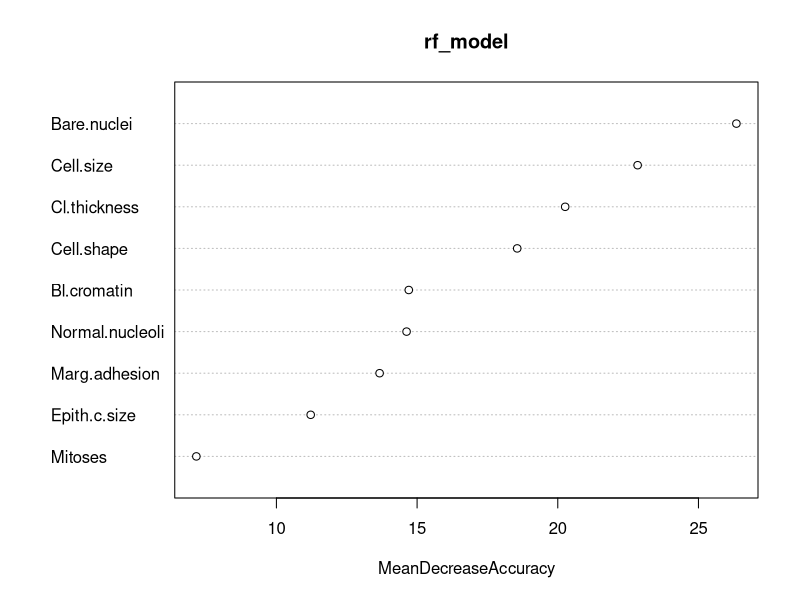
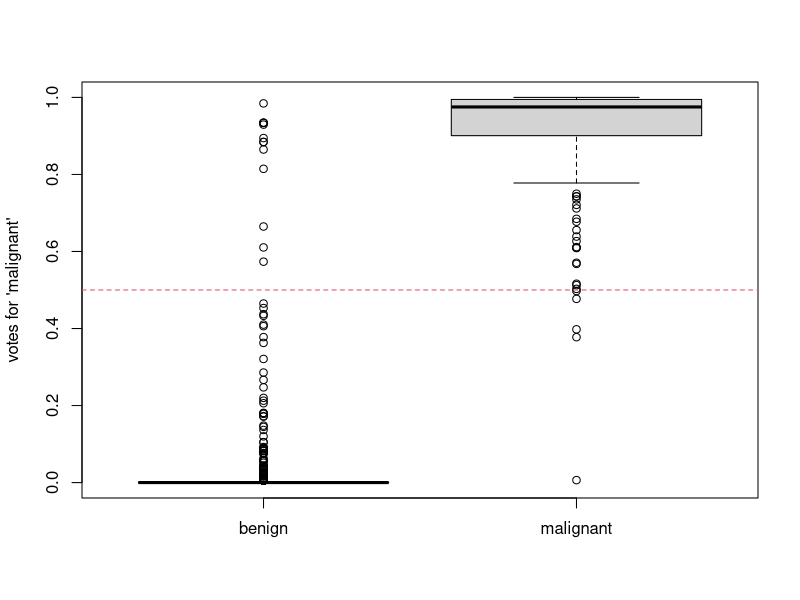

The R script that drew these images, in order:
## ---- chunk 1
data(iris)
str(iris)
## ---- chunk 2
require(mlbench)
data(BreastCancer)
str(BreastCancer)
## ---- chunk 3
library(randomForest)
## ---- chunk 4
set.seed(3)

rf_model = randomForest(Species ~ ., data = iris, ntree=30)
print(rf_model)
## ---- chunk 5
getTree(rf_model, 3, labelVar=TRUE)
## ---- chunk 6
rf2 = randomForest(Species ~ ., data = iris, ntree=30, nodesize=20, maxnodes=5)
print(rf2)
getTree(rf2, 3, labelVar=TRUE)
## ---- chunk 7
rf3 = randomForest(Species ~ ., data = iris, ntree=30, mtry=4)
print(rf3)
## ---- chunk 8
for (ns in c(5,25)) {
  for (mn in c(5,15)) {
  for (mt in c(2,4)) {
  rf1 <- randomForest(Species ~ ., data = iris, nodesize=ns, maxnodes=mn, mtry=mt, ntree=30)
  cat(sprintf("nodesize=%02d maxnodes=%02d mtry=%s OOB-error=%0.4f\n", ns, mn,mt, rf1$err.rate[30,"OOB"]))
  }
  }
}
## ---- chunk 9
set.seed(83)

BC.data <- subset(BreastCancer[,-1],!is.na(Bare.nuclei))

rf_model = randomForest(Class ~ ., data = BC.data,importance=TRUE)
print(rf_model)
## ---- chunk 10
importance(rf_model)
## ---- chunk 11
varImpPlot(rf_model,type=1)
## ---- chunk 12
rf_model$confusion
## ---- chunk 13
head(rf_model$votes)
## ---- chunk 14
boxplot(rf_model$votes[,2]~rf_model$y,xlab="",ylab="votes for 'malignant'")
abline(h=0.5,lty=2,col=2)
## ---- chunk 15
sessionInfo()
